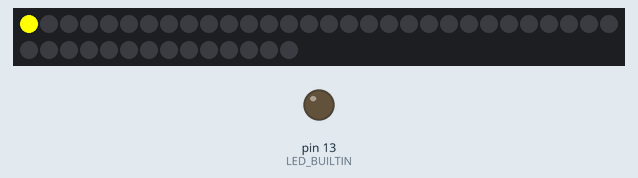
The program below on a simulated Arduino Uno, built with avr-gcc and run on an emulated ATmega328P. Parts: 44 RGB LEDs in strip order, left to right, continuing on the next row, output pins drawn as LEDs (lit = HIGH). The strip is taken to match the declared colour order; what the program prints to the serial monitor is not drawn.

Above: at 10.1 s.
At 14.34 s:
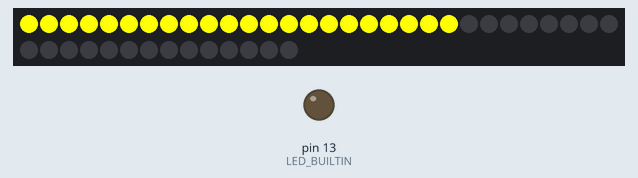
At 18.7 s:
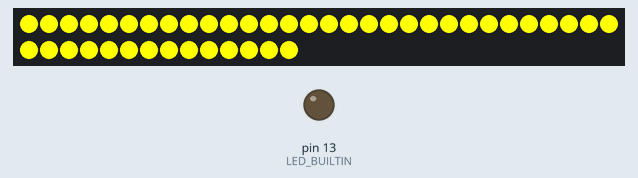
At 30.3 s:
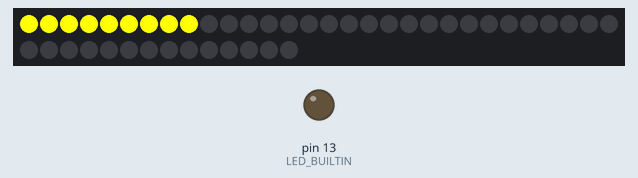
At 39.8 s:
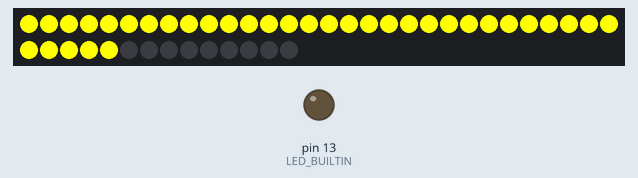

The program:

main.cpp
```cpp
#include "Arduino.h"
#include <Adafruit_NeoPixel.h>

#define PIN             6
#define NUMPIXELS       44
#define WAIT_MAX_MS     10000

#define CYCLE_SPEED_MS   500
#define SNAKE_SPEED_MS  200

Adafruit_NeoPixel pixels = Adafruit_NeoPixel(NUMPIXELS, PIN, NEO_BRG + NEO_KHZ800);

void setup() {
    // initialize LED digital pin as an output.
    pinMode(LED_BUILTIN, OUTPUT);

    Serial.begin(1000000);

    pixels.begin();

    Serial.println("<ready>");

}

long lastAnimation = 0;
uint32_t cycle_colors[] = {pixels.Color(255,255,0), pixels.Color(0,255,255), pixels.Color(255,0,255)};
int cycle = 0;
void cycleAnimation() {
    if (millis() - lastAnimation > CYCLE_SPEED_MS) {
        for (int i = 0; i < NUMPIXELS; i++) {
            pixels.setPixelColor(i, cycle_colors[(i + cycle) % 3]);
        }
        pixels.show();

        lastAnimation = millis();
        cycle++;
    }
}

int direction = 0;
int colorSelect = 0;
void snakeAnimation() {
    if (millis() - lastAnimation > SNAKE_SPEED_MS) {
        if (direction == 0) {
            for (int i = 0; i < NUMPIXELS; i++) {
                pixels.setPixelColor(i, pixels.Color(0,0,0));
            }
            direction = 1;
            cycle = 0;
        }

        if (direction > 0) {
            pixels.setPixelColor(cycle, cycle_colors[colorSelect]);
        } else {
            pixels.setPixelColor(cycle, pixels.Color(0,0,0));
        }

        pixels.show();

        cycle+= direction;
        if (cycle > NUMPIXELS) {
            direction = -1;
        } else if (cycle < 0) {
            direction = 1;
        }

        lastAnimation = millis();
    }
}

int animationSelected = 0;

void playAnimation() {
    switch (animationSelected) {
        case 0: cycleAnimation(); break;

        case 1: snakeAnimation(); break;
    }
}

int hex_byte_toint(char* digits) {
    return strtol(digits, NULL, 16);
}
void receiveDataAndShow() {
    uint8_t charBuffer[3 * NUMPIXELS];
    int currentChar = 0;
    long waitStart = millis();
    animationSelected = (animationSelected + 1) % 2;
    while (currentChar < 3 * NUMPIXELS) {
        while (Serial.available() < 1) {
            if (millis() - waitStart > WAIT_MAX_MS) {
                playAnimation(); // play animation if we don't receive anything
            }
        } // wait for serial input
        charBuffer[currentChar] = Serial.read();
        currentChar++;
    } // buffer the right amount of chars

    for (int pixel = 0; pixel < NUMPIXELS; pixel++) {
        pixels.setPixelColor(pixel, pixels.Color(
            charBuffer[3 * pixel + 0],
            charBuffer[3 * pixel + 1],
            charBuffer[3 * pixel + 2])
        );
    }

    pixels.show();
    //Serial.println("OK"); // messes up speed
}

void loop() {
    receiveDataAndShow();
}
```
